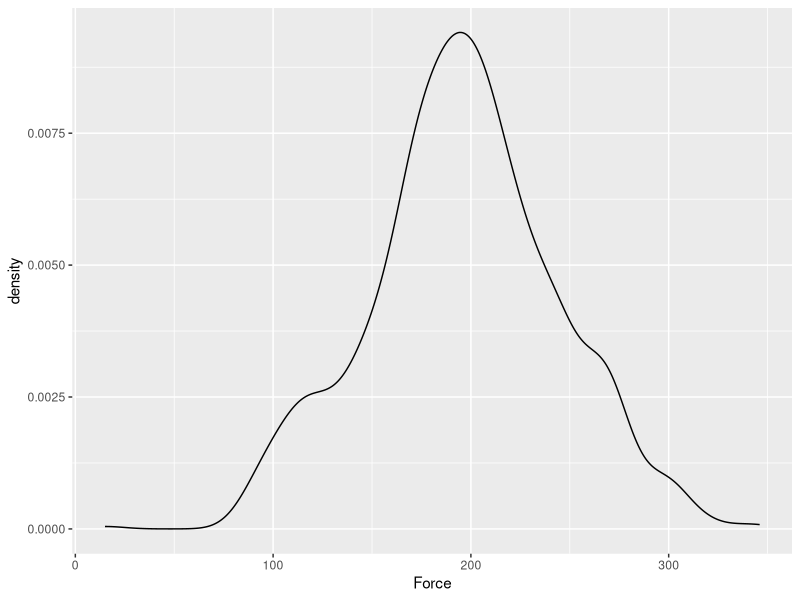
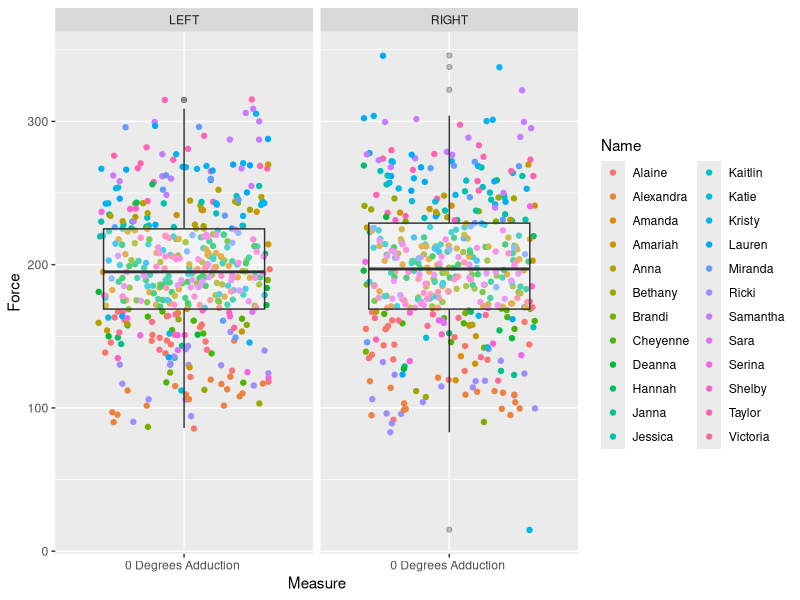

The R script that drew these images, in order: (Note: this script raises an error after producing the figures.)
install.packages("kableExtra")
install.packages("viridis")
install.packages("readxl")
install.packages("tidyverse")
install.packages("lubridate")
library(tidyverse)
library(lubridate)


RawData <- read.csv("Data/Dataset1_Assessment1.csv")

ggplot(data = RawData, aes(x = Force)) +
  geom_density()

#create an overlaid box and whisker plot
ggplot(RawData, aes(x = Measure, y = Force)) +
  geom_jitter(aes(colour = Name)) +
  geom_boxplot(alpha = 0.3) +
  facet_wrap(~Limb)

RawData$Date_Formatted <- as.Date(RawData$Date, tryFormats = c("%d/%m/%y"))
str(RawData)

KaitlinVictoria <- RawData %>% 
  filter(Name == "Kaitlin" | Name == "Victoria")  
ggplot(data = KaitlinVictoria, aes(x = Date2, y = Force, colour = Name)) +
geom_point() +
geom_line() +
scale_colour_viridis_d() +
theme_classic() +
facet_wrap(~Limb)

RawData$Date2 <- as.Date(RawData$Date, tryFormats = c("%d/%m/%Y"))
str(RawData)

ggplot(RawData, aes(x = Date2, y = Force, colour = Name)) +
geom_point() +
scale_colour_viridis_d() +
theme_classic()

knitr::write_bib(c(.packages(), "bookdown"), "packages.bib")

install.packages("knitcitations")

                         
  